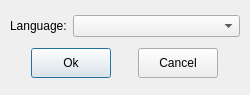
<?xml version="1.0" encoding="UTF-8"?>
<ui version="4.0">
 <class>QNewLanguageDialog</class>
 <widget class="QDialog" name="QNewLanguageDialog">
  <property name="geometry">
   <rect>
    <x>0</x>
    <y>0</y>
    <width>250</width>
    <height>95</height>
   </rect>
  </property>
  <property name="minimumSize">
   <size>
    <width>250</width>
    <height>95</height>
   </size>
  </property>
  <property name="maximumSize">
   <size>
    <width>250</width>
    <height>95</height>
   </size>
  </property>
  <property name="windowTitle">
   <string>New Item</string>
  </property>
  <layout class="QVBoxLayout" name="verticalLayout">
   <property name="leftMargin">
    <number>10</number>
   </property>
   <property name="topMargin">
    <number>10</number>
   </property>
   <property name="rightMargin">
    <number>10</number>
   </property>
   <property name="bottomMargin">
    <number>10</number>
   </property>
   <item>
    <layout class="QHBoxLayout" name="horizontalLayout">
     <item>
      <widget class="QLabel" name="label">
       <property name="text">
        <string>Language:</string>
       </property>
      </widget>
     </item>
     <item>
      <widget class="QComboBox" name="comboBox">
       <property name="sizePolicy">
        <sizepolicy hsizetype="Expanding" vsizetype="Fixed">
         <horstretch>0</horstretch>
         <verstretch>0</verstretch>
        </sizepolicy>
       </property>
      </widget>
     </item>
    </layout>
   </item>
   <item>
    <layout class="QHBoxLayout" name="horizontalLayout_2">
     <item>
      <widget class="QPushButton" name="pushButton_2">
       <property name="minimumSize">
        <size>
         <width>80</width>
         <height>30</height>
        </size>
       </property>
       <property name="maximumSize">
        <size>
         <width>80</width>
         <height>30</height>
        </size>
       </property>
       <property name="text">
        <string>Ok</string>
       </property>
      </widget>
     </item>
     <item>
      <widget class="QPushButton" name="pushButton">
       <property name="minimumSize">
        <size>
         <width>80</width>
         <height>30</height>
        </size>
       </property>
       <property name="maximumSize">
        <size>
         <width>80</width>
         <height>30</height>
        </size>
       </property>
       <property name="text">
        <string>Cancel</string>
       </property>
      </widget>
     </item>
    </layout>
   </item>
  </layout>
 </widget>
 <resources/>
 <connections/>
</ui>
